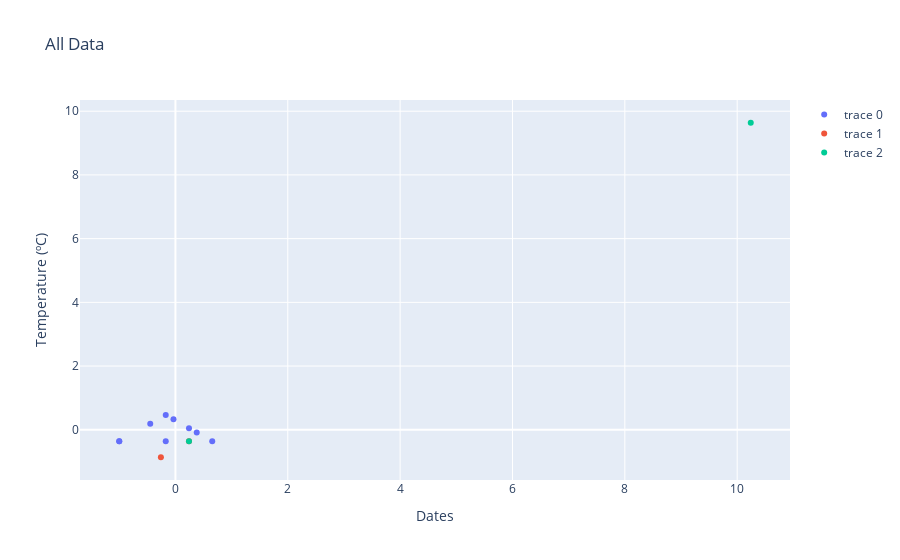

The code cell stored with this chart in its notebook:
### Code cell
bx, by = points_to_plot(b.boundary_line_string.coords)
cx, cy = points_to_plot(coo.orthog_line.coords)
lx, ly = points_to_plot(ll.coords)
# super quick scatter plot
fig = go.Figure()

fig.add_trace(go.Scatter(x=bx, y=by, mode='markers',))
fig.add_trace(go.Scatter(x=cx, y=cy, mode='markers',))
fig.add_trace(go.Scatter(x=lx, y=ly, mode='markers',))


fig.update_layout(xaxis_title='Dates',
                  yaxis_title='Temperature (ºC)',
                  title='All Data')

### Figure 1 — Plotly figure (JSON) as saved in the notebook; plotly's stock layout.template omitted (floating-point values rounded to 4 significant figures)
{"data": [{"mode": "markers", "type": "scatter", "x": [-1, -0.4483, -0.1724, -0.03448, 0.2414, 0.3793, 0.6552, -0.1724, -1], "y": [-0.3621, 0.1897, 0.4655, 0.3276, 0.05172, -0.08621, -0.3621, -0.3621, -0.3621]}, {"mode": "markers", "type": "scatter", "x": [0.2414, -0.2586], "y": [-0.3621, -0.8621]}, {"mode": "markers", "type": "scatter", "x": [0.2414, 10.24], "y": [-0.3621, 9.638]}], "layout": {"title": {"text": "All Data"}, "xaxis": {"title": {"text": "Dates"}}, "yaxis": {"title": {"text": "Temperature (ºC)"}}}}
